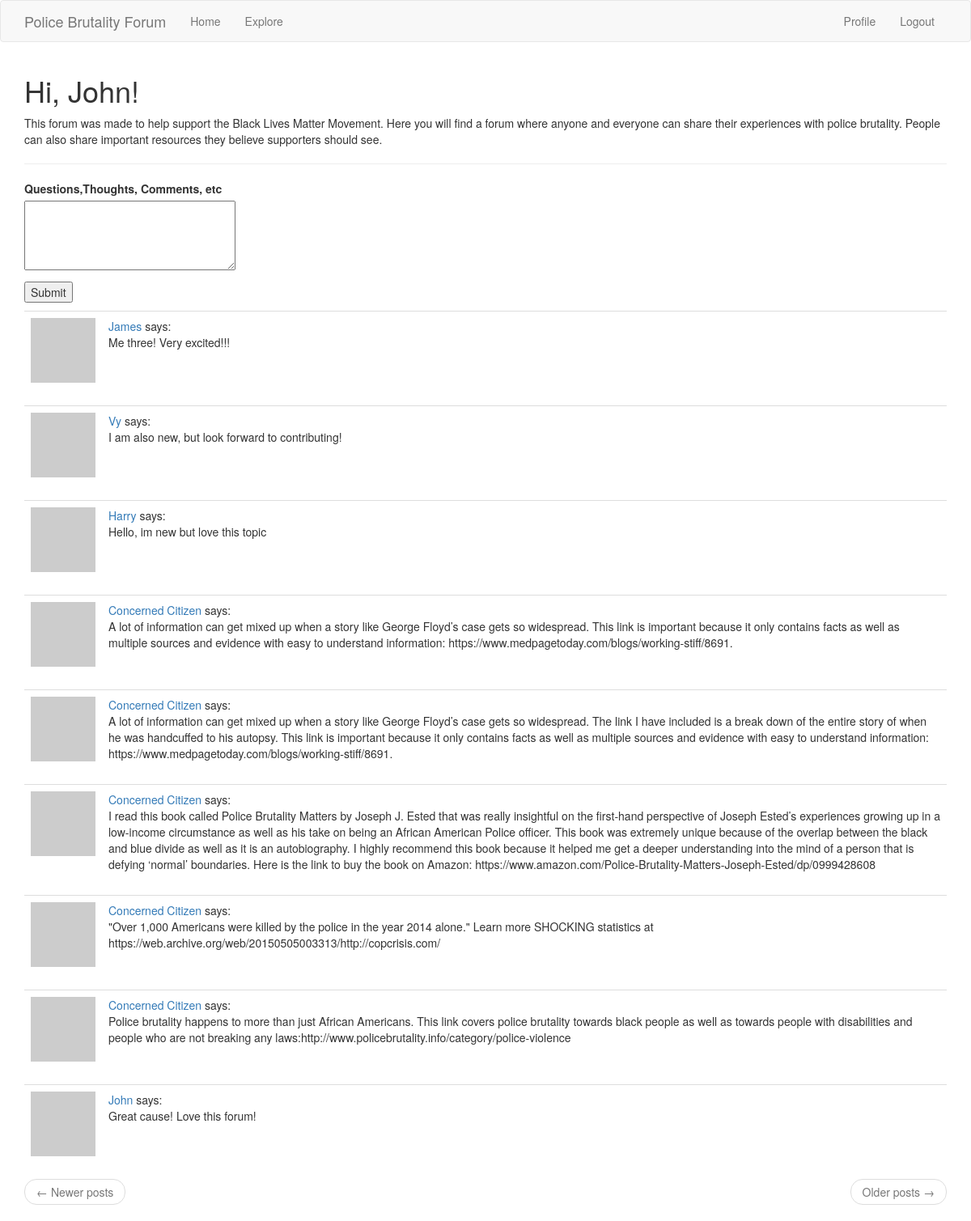
The page /forum (signed in) on the database its author committed.
### app/models.py (models this page shows, shortened)
class User(UserMixin, db.Model):
    id = db.Column(db.Integer, primary_key=True)
    username = db.Column(db.String(64), index=True, unique=True)
    email = db.Column(db.String(120), index=True, unique=True)
    password_hash = db.Column(db.String(128))
    posts = db.relationship('Post', backref='author', lazy='dynamic')
    about_me = db.Column(db.String(140))
    last_seen = db.Column(db.DateTime, default=datetime.utcnow)
    def avatar(self, size):
        digest = md5(self.email.lower().encode('utf-8')).hexdigest()
        return 'https://www.gravatar.com/avatar/{}?d=identicon&s={}'.format(digest, size)
    followed = db.relationship(
        'User', secondary=followers,
        primaryjoin=(followers.c.follower_id == id),
        secondaryjoin=(followers.c.followed_id == id),
        backref=db.backref('followers', lazy='dynamic'), lazy='dynamic')

class Post(db.Model):
    id = db.Column(db.Integer, primary_key=True)
    body = db.Column(db.String(5000))
    timestamp = db.Column(db.DateTime, index=True, default=datetime.utcnow)
    user_id = db.Column(db.Integer, db.ForeignKey('user.id'))

### app/routes.py (the view)
@app.route('/forum',methods=['GET','POST'])
@login_required
def forum():
    form=PostForm()
    if form.validate_on_submit():
        post=Post(body=form.post.data,author=current_user)
        db.session.add(post)
        db.session.commit()
        flash('Your post is now live!')
        return redirect(url_for('forum'))
    page = request.args.get('page',1,type=int)
    posts = Post.query.order_by(Post.timestamp.desc()).paginate(page,app.config['POSTS_PER_PAGE'],False)
    next_url = url_for('forum', page=posts.next_num) \
        if posts.has_next else None
    prev_url = url_for('forum', page=posts.prev_num) \
        if posts.has_prev else None
    return render_template('forum.html', title='Explore',form=form,posts=posts.items,next_url=next_url,prev_url=prev_url,numb=0)

### app/forms.py
class PostForm(FlaskForm):
    post = TextAreaField('Questions,Thoughts, Comments, etc',validators=[DataRequired(),Length(min=1,max=140)])
    submit=SubmitField('Submit')

### app/models.py (called while the page is built)
@login.user_loader
def load_user(id):
    return User.query.get(int(id))

### app/routes.py (called while the page is built)
@app.before_request
def before_request():
    if current_user.is_authenticated:
        current_user.last_seen = datetime.utcnow()
        db.session.commit()

### app/templates/forum.html (shortened to what this page needs)
{% extends "base.html" %}
{% import 'bootstrap/wtf.html' as wtf %}
{% block app_content %}
    {%if current_user.is_anonymous%}
    <h1>Welcome to the Police Brutality Forum!</h1>
    {%else%}
    <h1>Hi, {{ current_user.username }}!</h1>
    {%endif%}
    <p>This forum was made to help support the Black Lives Matter Movement. Here you will find a forum where anyone and everyone can share their experiences with police brutality. People can also share important resources they believe supporters should see.</p>
    <hr>
    <form action = "" method="post">
        <p>
            {{form.post.label}}<br>
            {{form.post(cols=32,rows=4)}}<br>
        </p>
        <p>{{form.submit()}}</p>
    </form>
    {% for post in posts %}
        {%include '_post.html'%}
    {% endfor %}
    <nav aria-label="...">
        <ul class="pager">
            <li class="previous{% if not prev_url %} disabled{% endif %}">
                <a href="{{ prev_url or '#' }}">
                    <span aria-hidden="true">&larr;</span> Newer posts
                </a>
            </li>
            <li class="next{% if not next_url %} disabled{% endif %}">
                <a href="{{ next_url or '#' }}">
                    Older posts <span aria-hidden="true">&rarr;</span>
                </a>
            </li>
        </ul>
    </nav>
{% endblock %}

### app/templates/_post.html
<table class="table table-hover">
    <tr>
        <td width="70px">
            <a href="{{ url_for('user', username=post.author.username) }}"><img src="{{ post.author.avatar(70) }}" /></a>
        </td>
        <td>
            <a href="{{ url_for('user', username=post.author.username) }}">{{ post.author.username }}</a>
            says:<br>
            {{ post.body }}
        </td>
    </tr>
</table>

### rows shown on the page
User: username "John"
Post: author.username "James", body "Me three! Very excited!!!"
Post: author.username "Vy", body "I am also new, but look forward to contributing!"
Post: author.username "Harry", body "Hello, im new but love this topic"
Post: author.username "Concerned Citizen", body "A lot of information can get mixed up when a story like George Floyd’s case gets so widespread. This link is important because it only contains facts as well as multiple sources and evidence with easy to understand information: https://www.medpagetoday.com/blogs/working-stiff/8691."
Post: author.username "Concerned Citizen", body "A lot of information can get mixed up when a story like George Floyd’s case gets so widespread. The link I have included is a break down of the entire story of when he was handcuffed to his autopsy. This link is important because it only contains facts as well as multiple sources and evidence with easy to understand information: https://www.medpagetoday.com/blogs/working-stiff/8691."
Post: author.username "Concerned Citizen", body "I read this book called Police Brutality Matters by Joseph J. Ested that was really insightful on the first-hand perspective of Joseph Ested’s experiences growing up in a low-income circumstance as well as his take on being an African American Police officer. This book was extremely unique because of the overlap between the black and blue divide as well as it is an autobiography. I highly recommend this book because it helped me get a deeper understanding into the mind of a person that is defying ‘normal’ boundaries. Here is the link to buy the book on Amazon: https://www.amazon.com/Police-Brutality-Matters-Joseph-Ested/dp/0999428608"
Post: author.username "Concerned Citizen", body "\"Over 1,000 Americans were killed by the police in the year 2014 alone.\" Learn more SHOCKING statistics at https://web.archive.org/web/20150505003313/http://copcrisis.com/"
Post: author.username "Concerned Citizen", body "Police brutality happens to more than just African Americans. This link covers police brutality towards black people as well as towards people with disabilities and people who are not breaking any laws:http://www.policebrutality.info/category/police-violence"
Post: author.username "John", body "Great cause! Love this forum!"
